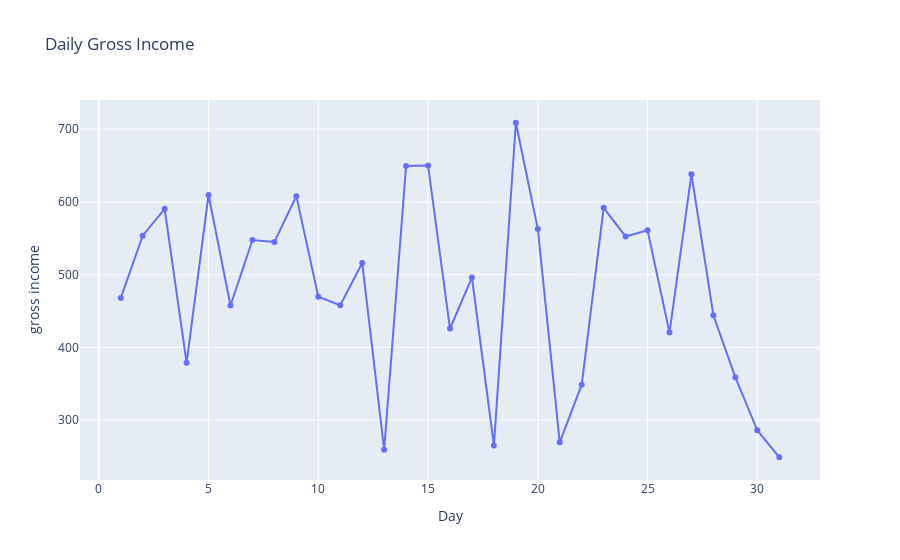

Notebook cell for this chart:
### Markdown cell above
### gross income vs Day

### Code cell
daily_gross = df_filter.groupby("Day")['gross income'].sum().reset_index()

# Create the line plot
fig = px.line(daily_gross, x='Day', y='gross income', title='Daily Gross Income',markers = True)
fig.show()

### Figure 1 — Plotly figure (JSON) as saved in the notebook; plotly's stock layout.template omitted (floating-point values rounded to 4 significant figures)
{"data": [{"hovertemplate": "Day=%{x}<br>gross income=%{y}<extra></extra>", "legendgroup": "", "line": {"color": "#636efa", "dash": "solid"}, "marker": {"symbol": "circle"}, "mode": "markers+lines", "name": "", "orientation": "v", "showlegend": false, "type": "scatter", "x": [1, 2, 3, 4, 5, 6, 7, 8, 9, 10, 11, 12, 13, 14, 15, 16, 17, 18, 19, 20, 21, 22, 23, 24, 25, 26, 27, 28, 29, 30, 31], "xaxis": "x", "y": [467.8, 553.5, 590.4, 378.9, 609.5, 457.7, 547.7, 544.9, 607.9, 469.8, 458.0, 516.1, 259.5, 649.3, 650.1, 425.9, 496.1, 265.2, 708.7, 562.9, 269.7, 348.9, 591.8, 552.5, 561.0, 420.4, 638.0, 444.1, 359.0, 286.2, 249.2], "yaxis": "y"}], "layout": {"autosize": true, "legend": {"tracegroupgap": 0}, "title": {"text": "Daily Gross Income"}, "xaxis": {"anchor": "y", "autorange": true, "domain": [0, 1], "range": [-0.8153, 32.82], "title": {"text": "Day"}, "type": "linear"}, "yaxis": {"anchor": "x", "autorange": true, "domain": [0, 1], "range": [211.2, 746.7], "title": {"text": "gross income"}, "type": "linear"}}}
